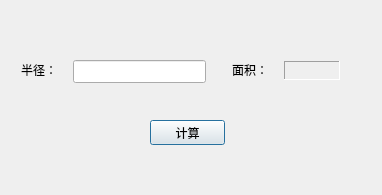
<?xml version="1.0" encoding="UTF-8"?>
<ui version="4.0">
 <class>Dialog</class>
 <widget class="QDialog" name="Dialog">
  <property name="geometry">
   <rect>
    <x>0</x>
    <y>0</y>
    <width>382</width>
    <height>195</height>
   </rect>
  </property>
  <property name="windowTitle">
   <string>Dialog</string>
  </property>
  <widget class="QLabel" name="radisuLabel">
   <property name="geometry">
    <rect>
     <x>21</x>
     <y>61</y>
     <width>36</width>
     <height>17</height>
    </rect>
   </property>
   <property name="text">
    <string>半径：</string>
   </property>
  </widget>
  <widget class="QLabel" name="areaLabel_1">
   <property name="geometry">
    <rect>
     <x>232</x>
     <y>61</y>
     <width>36</width>
     <height>17</height>
    </rect>
   </property>
   <property name="text">
    <string>面积：</string>
   </property>
  </widget>
  <widget class="QLabel" name="areaLabel_2">
   <property name="geometry">
    <rect>
     <x>284</x>
     <y>61</y>
     <width>56</width>
     <height>19</height>
    </rect>
   </property>
   <property name="frameShape">
    <enum>QFrame::Panel</enum>
   </property>
   <property name="frameShadow">
    <enum>QFrame::Sunken</enum>
   </property>
   <property name="text">
    <string>            </string>
   </property>
  </widget>
  <widget class="QLineEdit" name="radiusLineEdit">
   <property name="geometry">
    <rect>
     <x>73</x>
     <y>60</y>
     <width>133</width>
     <height>23</height>
    </rect>
   </property>
  </widget>
  <widget class="QPushButton" name="countBtn">
   <property name="geometry">
    <rect>
     <x>150</x>
     <y>120</y>
     <width>75</width>
     <height>25</height>
    </rect>
   </property>
   <property name="text">
    <string>计算</string>
   </property>
  </widget>
 </widget>
 <layoutdefault spacing="6" margin="11"/>
 <resources/>
 <connections/>
</ui>
